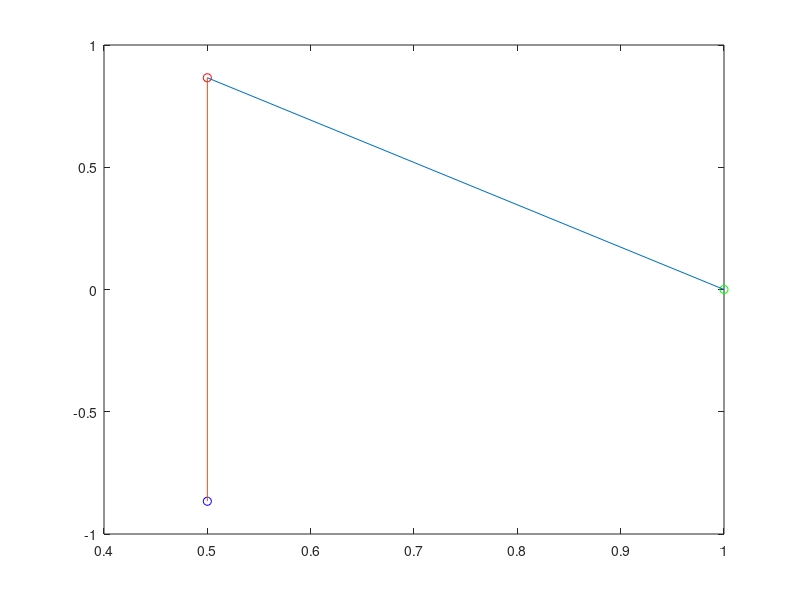

This figure's MATLAB source:
% Problem 6: This script calls newtonMV method on a few different
% parameters for the "Beads on a Thread" problem.  The answer x is the
% angles alpha1, alpha2, alpha3 in that order.

format longG
x = [pi/2 0 -pi/2]'; % An appropriate starting guess?
L3 = 1;
m1 = 1; % 1st row of parameters table
m2 = 1;
for i= 1:10
    f = [cos(x(1)) + cos(x(2)) + L3*cos(x(3)) - 2 ; sin(x(1)) + sin(x(2)) + L3*sin(x(3)) ;
         m2*tan(x(1)) - (m1+m2)*tan(x(2)) + m1*tan(x(3))]

     Jacobian = [-sin(x(1)) (-sin(x(2))) (-L3*sin(x(3))); 
                 cos(x(1)) cos(x(2)) L3*cos(x(3));
                 m2*(sec(x(1))^2)  (-(m1+m2)*(sec(x(2))^2))  m1*(sec(x(3))^2);];
    %x = newtonMV(x,f,Jacobian)
    x=x-Jacobian\f
end         
x1=x;
zx1=[cos(x(2)), cos(x(1))];
zy1=[sin(x(2)),sin(x(1))];

zx2=[cos(x(1)),cos(x(3))];
zy2=[sin(x(1)),sin(x(3))];

plot(cos(x(1)),sin(x(1)),'or')
hold on
plot(cos(x(2)),sin(x(2)),'og')
hold on
plot(cos(x(3)),sin(x(3)), 'ob')

hold on 

plot(zx1, zy1)
hold on 
plot(zx2, zy2 )

return 
x = [60 160 300]';
L3 = 1;
m1 = 1; % 2nd row of parameters table
m2 = 2;
f = [cosd(x(1)) + cosd(x(2)) + L3*cosd(x(3)); sind(x(1)) + sind(x(2)) + L3*sind(x(3));
     m2*tand(x(1)) - (m1+m2)*tand(x(2)) + m1*tand(x(3))];
Jacobian = [-sind(x(1)) (-sind(x(2))) (-L3*sind(x(3))); cosd(x(1)) cosd(x(2)) L3*cosd(x(3));
             m2*(secd(x(1))^2)  (-(m1+m2)*(secd(x(2))^2))  m1*(secd(x(3))^2);];
x2 = newtonMV(x,f,Jacobian)

% zx1=[cos(x(2)), cos(x(1))];
% zy1=[sin(x(2)),sin(x(1))];
% 
% zx2=[cos(x(1)),cos(x(3))];
% zy2=[sin(x(1)),sin(x(3))];
% 
% plot(cos(x(1)),sin(x(1)),'or')
% hold on
% plot(cos(x(2)),sin(x(2)),'og')
% hold on
% plot(cos(x(3)),sin(x(3)), 'ob')
% 
% hold on 
% 
% plot(zx1, zy1)
% hold on 
% plot(zx2, zy2 )

x = [60 160 300]';
L3 = 2;
m1 = 1; % 3rd row of parameters table
m2 = 1;
f = [cosd(x(1)) + cosd(x(2)) + L3*cosd(x(3)); sind(x(1)) + sind(x(2)) + L3*sind(x(3));
     m2*tand(x(1)) - (m1+m2)*tand(x(2)) + m1*tand(x(3))];
Jacobian = [-sind(x(1)) (-sind(x(2))) (-L3*sind(x(3))); cosd(x(1)) cosd(x(2)) L3*cosd(x(3));
             m2*(secd(x(1))^2)  (-(m1+m2)*(secd(x(2))^2))  m1*(secd(x(3))^2);];
x3 = newtonMV(x,f,Jacobian)

% zx1=[cos(x(2)), cos(x(1))];
% zy1=[sin(x(2)),sin(x(1))];
% 
% zx2=[cos(x(1)),cos(x(3))];
% zy2=[sin(x(1)),sin(x(3))];
% 
% plot(cos(x(1)),sin(x(1)),'or')
% hold on
% plot(cos(x(2)),sin(x(2)),'og')
% hold on
% plot(cos(x(3)),sin(x(3)), 'ob')
% 
% hold on 
% 
% plot(zx1, zy1)
% hold on 
% plot(zx2, zy2 )

x = [60 160 300]';
L3 = 1;
m1 = 10; % 4th row of parameters table
m2 = 1;
f = [cosd(x(1)) + cosd(x(2)) + L3*cosd(x(3)); sind(x(1)) + sind(x(2)) + L3*sind(x(3));
     m2*tand(x(1)) - (m1+m2)*tand(x(2)) + m1*tand(x(3))];
Jacobian = [-sind(x(1)) (-sind(x(2))) (-L3*sind(x(3))); cosd(x(1)) cosd(x(2)) L3*cosd(x(3));
             m2*(secd(x(1))^2)  (-(m1+m2)*(secd(x(2))^2))  m1*(secd(x(3))^2);];
x4 = newtonMV(x,f,Jacobian)
% 
% zx1=[cos(x(2)), cos(x(1))];
% zy1=[sin(x(2)),sin(x(1))];
% 
% zx2=[cos(x(1)),cos(x(3))];
% zy2=[sin(x(1)),sin(x(3))];
% 
% plot(cos(x(1)),sin(x(1)),'or')
% hold on
% plot(cos(x(2)),sin(x(2)),'og')
% hold on
% plot(cos(x(3)),sin(x(3)), 'ob')
% 
% hold on 
% 
% plot(zx1, zy1)
% hold on 
% plot(zx2, zy2 )
